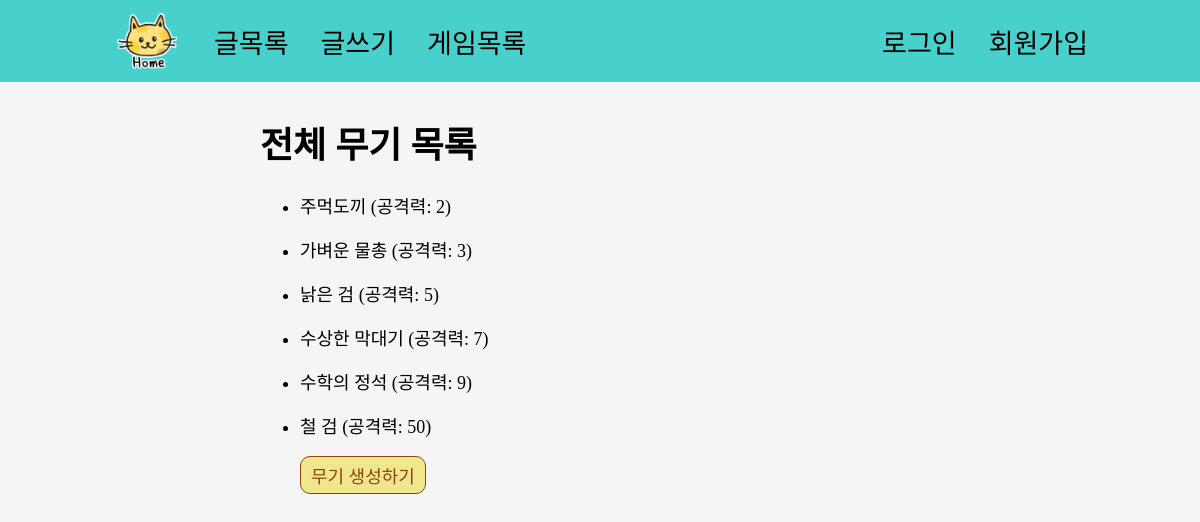
Page /games/weapon/list/ on the committed database.
### games/models.py (models this page shows, shortened)
class Weapon(models.Model):
    name = models.CharField(max_length=20)
    power = models.IntegerField()

### games/views.py (the view)
# urls.py: path('weapon/list/', views.weapon_list, name='weapon_list'),
def weapon_list(request):
    weapons = Weapon.objects.all()
    context = {
        'weapons': weapons,
    }
    return render(request, 'games/weapon_list.html', context)

### games/templates/games/weapon_list.html
{% extends 'base.html' %}
{% load static %}
{% block head %}
  <link rel="stylesheet" href="{% static 'css/games/weapon_list.css' %}">
{% endblock %}
{% block body %}
  <h1>전체 무기 목록</h1>
  <ul>
    {% for weapon in weapons %}
      <li><p>{{weapon.name}} (공격력: {{weapon.power}})</p></li>
    {% empty %}
      <li><p>무기가 없습니다.</p></li>
    {% endfor %}
    <a class="button" href="{% url 'games:weapon_create' %}" style="display: inline-block; padding: 5px 10px; border: 1px solid; border-radius: 10px; background-color: Khaki; color: SaddleBrown; font-size: 1rem; text-decoration: none;">무기 생성하기</a>
  </ul>
{% endblock %}

### static/css/style.css (style rules this page uses)
html { font-size: 18px; }
body { margin: 0 0 5vh 0; background-color: whitesmoke; font-family: 'GangwonEdu_OTFBoldA'; }

### rows in the picture
Weapon: name "주먹도끼", power "2"
Weapon: name "가벼운 물총", power "3"
Weapon: name "낡은 검", power "5"
Weapon: name "수상한 막대기", power "7"
Weapon: name "수학의 정석", power "9"
Weapon: name "철 검", power "50"
